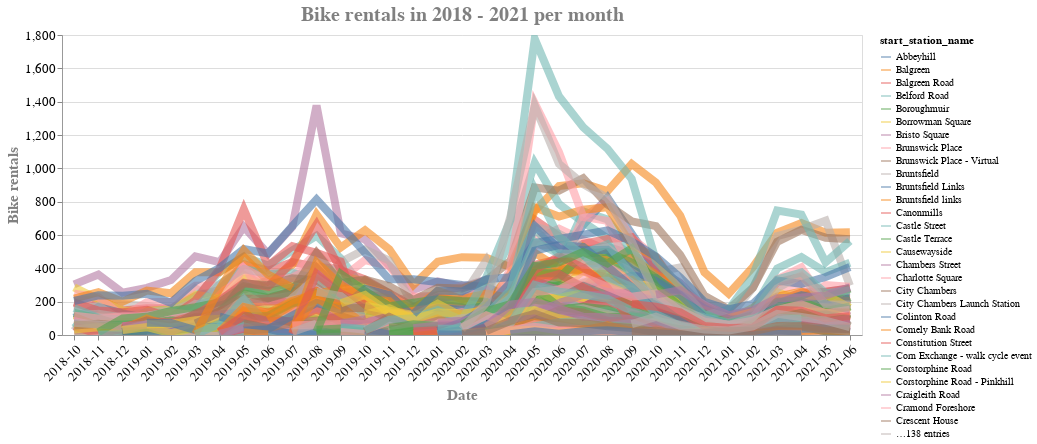

The notebook cell saved with this chart:
### Code cell
#### Same for selected stations (later in streamlit)

# Bike rentals in total per day
df_rentals_per_day = df.groupby(["date", "start_station_name"])["rental_period"].count().reset_index().rename(columns = {"rental_period" : "rentals_per_day"})

# Bike rentals in total per month
df_rentals_per_day["formated_date"] = df_rentals_per_day["date"].dt.strftime("%Y-%m")
df_rentals_per_month = df_rentals_per_day.drop("date", axis = 1)
df_rentals_per_month = df_rentals_per_month.groupby(["formated_date", "start_station_name"]).sum().reset_index().rename(columns = {"rentals_per_day" : "rentals_per_month", "formated_date" : "date"})

condition = df_rentals_per_month["date"] == "2018-09" # First month is not complete - shoult be filtered out
df_rentals_per_month = df_rentals_per_month[~condition] 

# Visualisation - bike rentals per month

chart1 = alt.Chart(df_rentals_per_month).mark_line(opacity=0.6).encode(
    x = alt.X(
        "date", 
        axis=alt.Axis(title = "Date", labelAngle = -45, labelFontSize=13, titleFontSize=15, titleColor = "grey")),
    y = alt.Y(
        "rentals_per_month",
        axis=alt.Axis(title ="Bike rentals", labelFontSize=13, titleFontSize=15, titleColor = "grey")),
    color = "start_station_name",
    tooltip= ["date", "rentals_per_month"],
    strokeWidth = alt.value(8)
).properties(
    width = 800,
    title='Bike rentals in 2018 - 2021 per month'
).configure_axis(
    domainWidth=0.8
).interactive()

chart1.configure_title(
    fontSize=20,
    font='Courier',
    align = "center",
    color='gray')

### Figure 1 — Vega-Lite specification as saved in the notebook (floating-point values rounded to 4 significant figures; data arrays with more than 128 entries replaced by an {"elided": "..."} marker saying what was removed)
{"config": {"view": {"continuousWidth": 400, "continuousHeight": 300}, "axis": {"domainWidth": 0.8}, "title": {"align": "center", "color": "gray", "font": "Courier", "fontSize": 20}}, "data": {"name": "data-41ca936c30f361cd400541f3aed0e1b3"}, "mark": {"type": "line", "opacity": 0.6}, "encoding": {"color": {"field": "start_station_name", "type": "nominal"}, "strokeWidth": {"value": 8}, "tooltip": [{"field": "date", "type": "nominal"}, {"field": "rentals_per_month", "type": "quantitative"}], "x": {"axis": {"labelAngle": -45, "labelFontSize": 13, "title": "Date", "titleColor": "grey", "titleFontSize": 15}, "field": "date", "type": "nominal"}, "y": {"axis": {"labelFontSize": 13, "title": "Bike rentals", "titleColor": "grey", "titleFontSize": 15}, "field": "rentals_per_month", "type": "quantitative"}}, "selection": {"selector078": {"type": "interval", "bind": "scales", "encodings": ["x", "y"]}}, "title": "Bike rentals in 2018 - 2021 per month", "width": 800, "$schema": "https://vega.github.io/schema/vega-lite/v4.17.0.json", "datasets": {"data-41ca936c30f361cd400541f3aed0e1b3": {"elided": "2801 records"}}}
